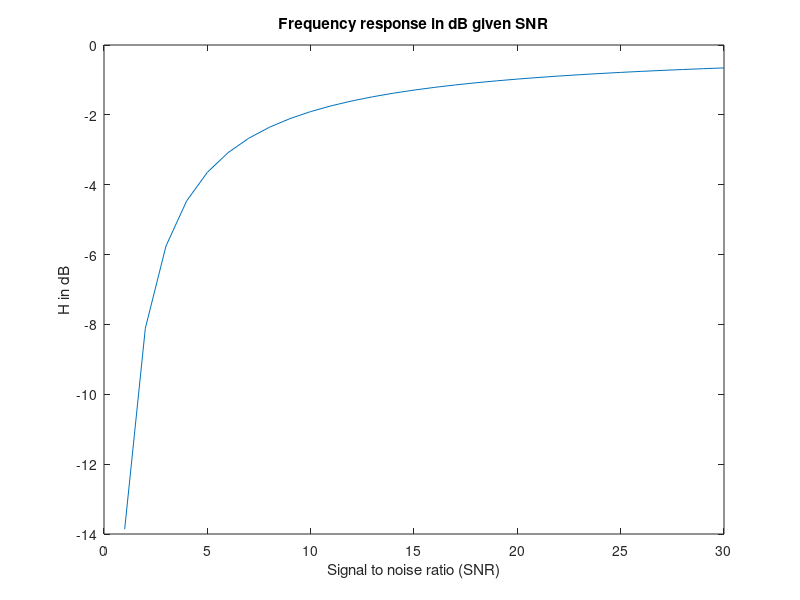

Reproduce this figure in MATLAB.
% Tutorial 9 Exercise 1 Subtask 1.6
% Iskren Ivov Chernev s9ischer@stud.uni-saarland.de

% signal to noise ratio for frequency bin k
SNR = 0:30;

% calculate the frequency response based on the formula derived in 1.5
H = 1 ./ (1 + 1 ./ SNR);

% plot the freq response in dB
plot(SNR, 20 * log(H));
title('Frequency response in dB given SNR');
xlabel('Signal to noise ratio (SNR)');
ylabel('H in dB');
